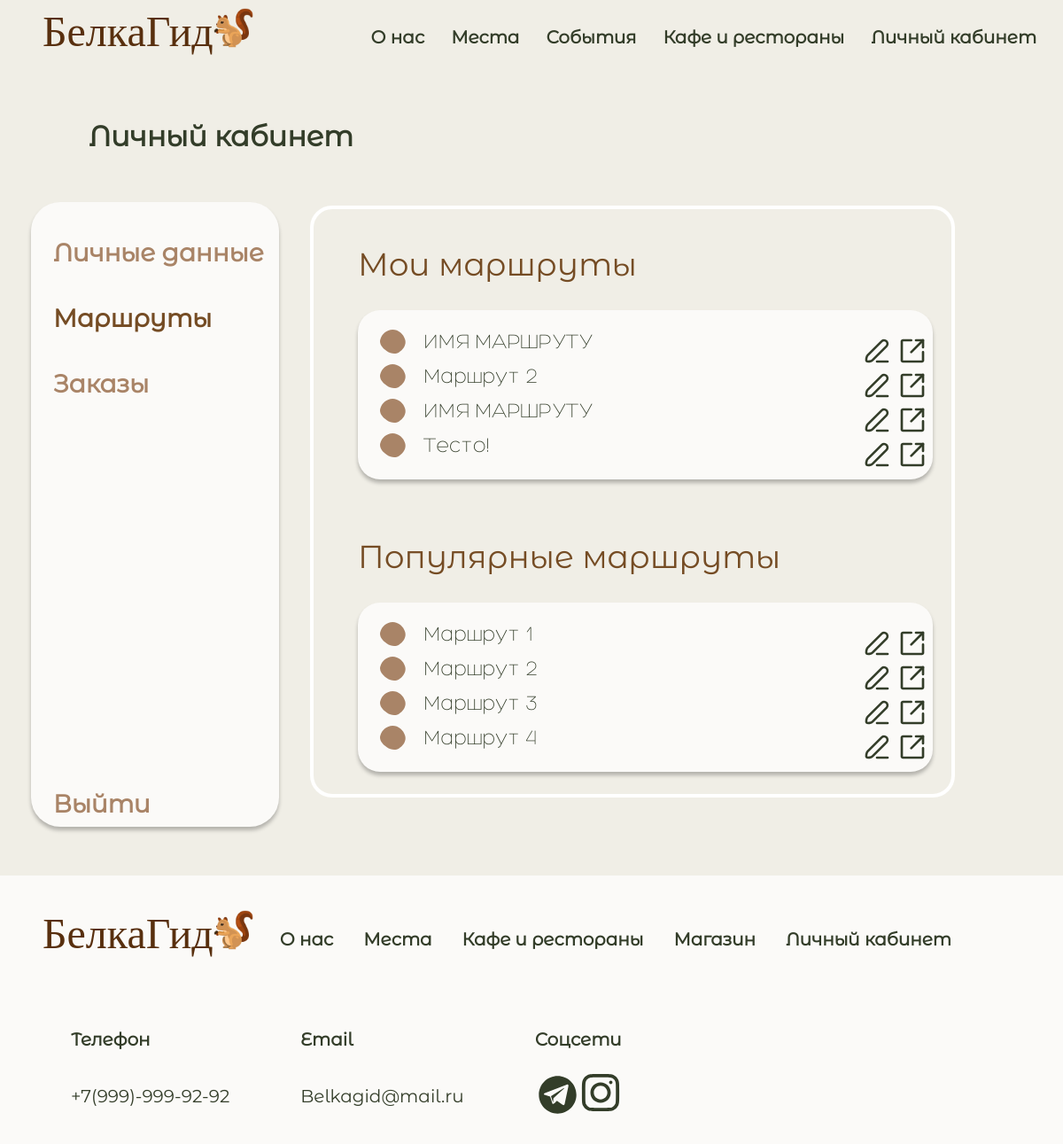
The page /profile/routes (signed in) on the database its author committed.
### belka/models.py (models this page shows, shortened)
class Route(models.Model):
    name = models.TextField()
    short_description = models.TextField()
    rating = models.FloatField()
    votes = models.IntegerField()
    creator = models.IntegerField()
    marshrut = models.TextField()

### belka/views.py (the view)
# urls.py: path('profile/routes', profile_routes_page),
@login_required
def profile_routes_page(request):
    routes = serializers.serialize("json", Route.objects.all().order_by('rating').reverse())
    places = Place.objects.all()
    for place in places:
        place.image = place.image.replace("static/", "")
    places = serializers.serialize("json", Place.objects.all())
    context = {
        'routes': routes,
        'places': places,
        'personalRoutes': Route.objects.filter(creator=request.user.id)
    }
    return render(request, 'marsruty.html', context)

### templates/marsruty.html (shortened to what this page needs)
{% load static %}
<!DOCTYPE html>
<html>
<head>
    <link rel="stylesheet" href="{% static 'css/main.css' %}">
    <link rel="stylesheet" href="{% static 'css/main1.css' %}">
    <link rel="stylesheet" href="{% static 'css/main2.css' %}">
    <link rel="stylesheet" href="{% static 'css/main3.css' %}">
    <link rel="stylesheet" href="{% static 'css/main4.css' %}">
</head>
<body>
<div class="wrapper">
    <div class="content">
        <header>
            <div class="headermenu">
                <div class="logo">
                    <div class="logotype">
                        <div class="nazvanie"><a href="/">БелкаГид</a></div>
                        <a href="/"><img class="imgbelka" src="{% static 'img/белка.png' %}" alt="" width="55"
                                         height="55"></a>
                    </div>
                    <div class="menu">
                        <a href="../about">О нас</a>
                        <a href="../places">Места</a>
                        <a href="../events">События</a>
                        <a href="../cafe">Кафе и рестораны</a>
                        <a href="../profile">Личный кабинет</a>
                    </div>
                </div>
            </div>
        </header>
        <div class="dannie">
            <div class="namekab">
                <h1>Личный кабинет</h1>
            </div>
            <div class="smallmenu">
                <a href="../profile/info">Личные данные</a>
                <a href="../profile/routes" style="color: #754C24;">Маршруты</a>
                <a href="../profile/orders">Заказы</a>
                <a href="../logout" style='margin-top:400px;'>Выйти</a>
            </div>
            <div class="marsruty">
                <h1>Мои маршруты</h1>
                <div class="marshr">
                    {% for personal_route in personalRoutes %}
                        <div class="namemarshr">
                            <p onclick="openEdit({{ personal_route.id }})">{{ personal_route.name }}</p>
                            <svg class="edit1" viewBox="0 0 37 37" onclick="openEdit({{ personal_route.id }})"
                                 fill="none" xmlns="http://www.w3.org/2000/svg">
                                <path d="M31.0635 12.2407L12.7639 30.5403C11.1297 32.1899 6.24265 32.9452 5.05557 31.8506C3.86849 30.756 4.73179 25.8691 6.36596 24.2195L24.6656 5.9199C25.5105 5.11516 26.6367 4.67264 27.8035 4.68686C28.9702 4.70109 30.0851 5.17092 30.9102 5.99602C31.7353 6.82111 32.2052 7.9361 32.2194 9.10287C32.2338 10.2696 31.7911 11.3957 30.9864 12.2407H31.0635Z"
                                      stroke="#333D29" stroke-width="3" stroke-linecap="round" stroke-linejoin="round"/>
                                <path d="M32.375 32.375H18.5" stroke="#333D29" stroke-width="3" stroke-linecap="round"
                                      stroke-linejoin="round"/>
                            </svg>
                        </div>
                    {% endfor %}
                </div>
                <h1>Популярные маршруты </h1>
                <div class="marshr">
                    <div class="namemarshr">
                        <p id=popular0>sdgsg</p>
                        <a id=hrefedit1 href="">
                        </a>
                    </div>
                    <div class="namemarshr">
                        <p id=popular1>sdgsg</p>
                        <a id=hrefedit2 href="">
                        </a>
                    </div>
                    <div class="namemarshr">
                        <p id=popular2>sdgsg</p>
                        <a id=hrefedit3 href="">
                        </a>
                    </div>
                    <div class="namemarshr">
                        <p id=popular3>sdgsg</p>
                        <a id=hrefedit4 href="">
                        </a>
                    </div>
                </div>
            </div>
        </div>
        <div class="footer">
            <div class="logo">
                <div class="logotype">
                    <div class="nazvanie"><a href="/">БелкаГид</a></div>
                    <a href="/"><img class="imgbelka" src="{% static 'img/белка.png' %}" alt="" width="55"
                                     height="55"></a>
                </div>
                <div class="footermenu">
                    <a href="../about">О нас</a>
                    <a href="../places">Места</a>
                    <a href="../cafe">Кафе и рестораны</a>
                    <a href="../shop">Магазин</a>
                    <a href="../profile">Личный кабинет</a>
                </div>
            </div>
            <div class="logo">
                <div class="svyzi">
                    <div class="svyz">
                        <h1>Телефон</h1>
                        <h2>+7(999)-999-92-92</h2>
                    </div>
                    <div class="svyz">
                        <h1>Email</h1>
                        <h2>Belkagid@mail.ru</h2>
                    </div>
                    <div class="svyz">
                        <h1>Соцсети</h1>
                        <div class="managers">
                        </div>
                    </div>
                </div>
            </div>
        </div>
</body>
</html>

### static/css/main.css (style rules this page uses)
html { overflow-y: scroll; background: #f0eee6; }
* { margin: 0; padding: 0; }
html, body { height: 100%; }
.wrapper { display: flex; flex-direction: column; height: 100%; }
.content { flex: 1 0 auto; }
.footer { flex: 0 0 auto; }

### static/css/main1.css (style rules this page uses)
html { overflow-y: scroll; background: #f0eee6; }
* { margin: 0; padding: 0; }
html, body { height: 100%; }
.wrapper { display: flex; flex-direction: column; height: 100%; }
.content { flex: 1 0 auto; }
.footer { flex: 0 0 auto; }

### static/css/main3.css (style rules this page uses)
html { overflow-y: scroll; background: #f0eee6; }
* { margin: 0; padding: 0; }
html, body { height: 100%; }
.wrapper { display: flex; flex-direction: column; height: 100%; }
.content { flex: 1 0 auto; }
.footer { flex: 0 0 auto; }

### static/css/main4.css (style rules this page uses)
html { overflow-y: scroll; background: #f0eee6; }
* { margin: 0; padding: 0; }
html, body { height: 100%; }
.wrapper { display: flex; flex-direction: column; height: 100%; }
.content { flex: 1 0 auto; }
.footer { flex: 0 0 auto; }

### rows shown on the page
Route: name "ИМЯ МАРШРУТУ"
Route: name "Маршрут 2"
Route: name "ИМЯ МАРШРУТУ"
Route: name "Тесто!"
